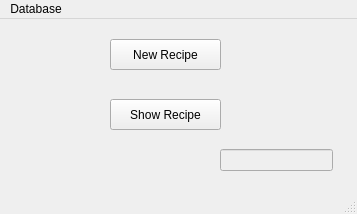
<?xml version="1.0" encoding="UTF-8"?>
<ui version="4.0">
 <class>MainWindow</class>
 <widget class="QMainWindow" name="MainWindow">
  <property name="geometry">
   <rect>
    <x>0</x>
    <y>0</y>
    <width>357</width>
    <height>214</height>
   </rect>
  </property>
  <property name="windowTitle">
   <string>MainWindow</string>
  </property>
  <widget class="QWidget" name="centralwidget">
   <widget class="QPushButton" name="newRecipeButton">
    <property name="geometry">
     <rect>
      <x>110</x>
      <y>20</y>
      <width>111</width>
      <height>31</height>
     </rect>
    </property>
    <property name="text">
     <string>New Recipe</string>
    </property>
   </widget>
   <widget class="QPushButton" name="showRecipeButton">
    <property name="geometry">
     <rect>
      <x>110</x>
      <y>80</y>
      <width>111</width>
      <height>31</height>
     </rect>
    </property>
    <property name="text">
     <string>Show Recipe</string>
    </property>
   </widget>
   <widget class="QLineEdit" name="connectionStatus">
    <property name="enabled">
     <bool>false</bool>
    </property>
    <property name="geometry">
     <rect>
      <x>220</x>
      <y>130</y>
      <width>113</width>
      <height>22</height>
     </rect>
    </property>
    <property name="alignment">
     <set>Qt::AlignmentFlag::AlignCenter</set>
    </property>
   </widget>
  </widget>
  <widget class="QMenuBar" name="menubar">
   <property name="geometry">
    <rect>
     <x>0</x>
     <y>0</y>
     <width>357</width>
     <height>22</height>
    </rect>
   </property>
   <widget class="QMenu" name="menuDatabase">
    <property name="title">
     <string>Database</string>
    </property>
    <addaction name="actionConnect"/>
    <addaction name="actionChange_Database_Configuration"/>
   </widget>
   <addaction name="menuDatabase"/>
  </widget>
  <widget class="QStatusBar" name="statusbar"/>
  <action name="actionConnect">
   <property name="text">
    <string>Connect...</string>
   </property>
  </action>
  <action name="actionChange_Database_Configuration">
   <property name="text">
    <string>Change Database Configuration</string>
   </property>
  </action>
 </widget>
 <resources/>
 <connections/>
</ui>
